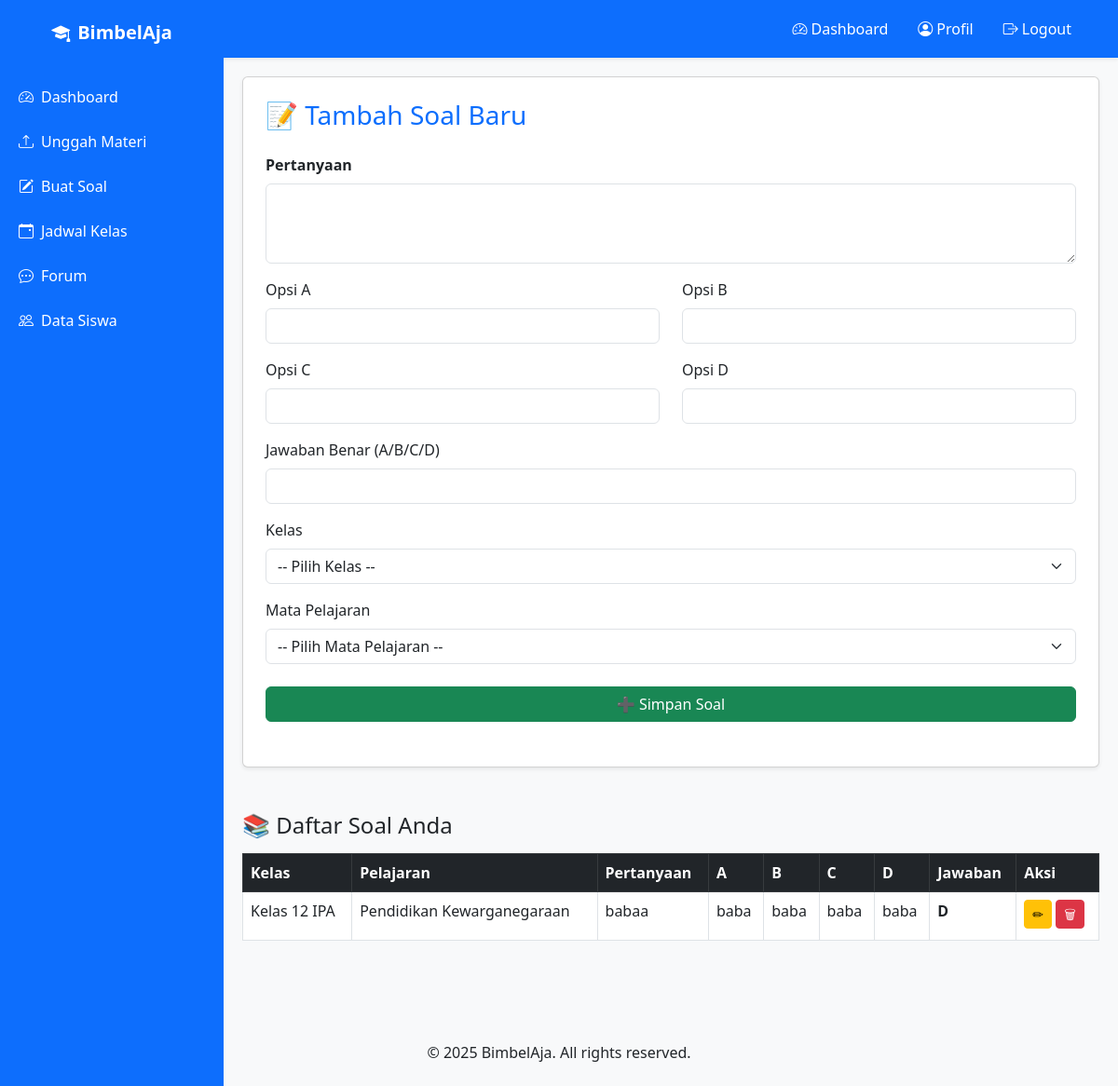
The app's page /tutor/buat_soal.php (signed in) with its own data.
### tables this page shows
CREATE TABLE `soal` (
  `id` int(11) NOT NULL,
  `pertanyaan` text NOT NULL,
  `opsi_a` varchar(100) DEFAULT NULL,
  `opsi_b` varchar(100) DEFAULT NULL,
  `opsi_c` varchar(100) DEFAULT NULL,
  `opsi_d` varchar(100) DEFAULT NULL,
  `jawaban` char(1) DEFAULT NULL,
  `tutor_id` int(11) DEFAULT NULL,
  `created_at` datetime DEFAULT current_timestamp(),
  `kelas_id` int(11) DEFAULT NULL,
  `kategori_id` int(11) DEFAULT NULL
);

CREATE TABLE `kelas` (
  `id` int(11) NOT NULL,
  `nama_kelas` varchar(100) NOT NULL,
  `jenjang` enum('SD','SMP','SMA') DEFAULT NULL
);

CREATE TABLE `kategori_materi` (
  `id` int(11) NOT NULL,
  `nama_kategori` varchar(100) NOT NULL
);

### tutor/buat_soal.php (the view, shortened to what this page needs)
<?php
include '../includes/header.php';
include '../config/database.php';
$tutor_id = $_SESSION['user']['id'];
$soal_edit = null;
$query = "SELECT s.*, k.nama_kelas, km.nama_kategori
          FROM soal s
          LEFT JOIN kelas k ON s.kelas_id = k.id
          LEFT JOIN kategori_materi km ON s.kategori_id = km.id
          WHERE s.tutor_id = $tutor_id
          ORDER BY s.created_at DESC";
$soal = mysqli_query($conn, $query);
?>
<div class="sidebar">
    <div class="logo">
        <i class="bi bi-mortarboard-fill me-2"></i>BimbelAja
    </div>
    <a href="dashboard.php"><i class="bi bi-speedometer2 me-2"></i>Dashboard</a>
    <a href="unggah_materi.php"><i class="bi bi-upload me-2"></i>Unggah Materi</a>
    <a href="buat_soal.php" class="active"><i class="bi bi-pencil-square me-2"></i>Buat Soal</a>
    <a href="jadwal_kelas.php"><i class="bi bi-calendar-event me-2"></i>Jadwal Kelas</a>
    <a href="forum.php"><i class="bi bi-chat-dots me-2"></i>Forum</a>
    <a href="data_siswa.php"><i class="bi bi-people me-2"></i>Data Siswa</a>
</div>
<div class="content">
    <div class="card shadow-sm p-4 mb-5">
        <h3 class="mb-4 text-primary">
            <?= $soal_edit ? '✏ Edit Soal' : '📝 Tambah Soal Baru'; ?>
        </h3>
        <form method="POST" class="mb-4">
            <div class="mb-3">
                <label class="form-label fw-semibold">Pertanyaan</label>
                <textarea name="pertanyaan" class="form-control" rows="3" required><?= $soal_edit['pertanyaan'] ?? '' ?></textarea>
            </div>
            <div class="row">
                <?php
                $opsi = ['a', 'b', 'c', 'd'];
                foreach ($opsi as $o):
                ?>
                <div class="col-md-6 mb-3">
                    <label class="form-label">Opsi <?= strtoupper($o) ?></label>
                    <input type="text" name="opsi_<?= $o ?>" class="form-control" value="<?= $soal_edit['opsi_'.$o] ?? '' ?>" required>
                </div>
                <?php endforeach; ?>
            </div>
            <div class="mb-3">
                <label class="form-label">Jawaban Benar (A/B/C/D)</label>
                <input type="text" name="jawaban" class="form-control" maxlength="1" pattern="[A-Da-d]" value="<?= $soal_edit['jawaban'] ?? '' ?>" required>
            </div>
            <div class="mb-3">
                <label class="form-label">Kelas</label>
                <select name="kelas_id" class="form-select" required>
                    <option value="">-- Pilih Kelas --</option>
                </select>
            </div>
            <div class="mb-4">
                <label class="form-label">Mata Pelajaran</label>
                <select name="kategori_id" class="form-select" required>
                    <option value="">-- Pilih Mata Pelajaran --</option>
                </select>
            </div>
            <button type="submit" name="<?= $soal_edit ? 'update' : 'simpan' ?>" class="btn <?= $soal_edit ? 'btn-warning' : 'btn-success' ?> w-100">
                <?= $soal_edit ? '💾 Simpan Perubahan' : '➕ Simpan Soal'; ?>
            </button>
        </form>
    </div>
    <div>
        <h4 class="mb-3">📚 Daftar Soal Anda</h4>
        <div class="table-responsive">
            <table class="table table-bordered table-hover">
                <thead class="table-dark">
                    <tr>
                        <th>Kelas</th>
                        <th>Pelajaran</th>
                        <th>Pertanyaan</th>
                        <th>A</th>
                        <th>B</th>
                        <th>C</th>
                        <th>D</th>
                        <th>Jawaban</th>
                        <th>Aksi</th>
                    </tr>
                </thead>
                <tbody>
                    <?php while ($row = mysqli_fetch_assoc($soal)): ?>
                        <tr>
                            <td><?= htmlspecialchars($row['nama_kelas']) ?></td>
                            <td><?= htmlspecialchars($row['nama_kategori']) ?></td>
                            <td><?= htmlspecialchars($row['pertanyaan']) ?></td>
                            <td><?= htmlspecialchars($row['opsi_a']) ?></td>
                            <td><?= htmlspecialchars($row['opsi_b']) ?></td>
                            <td><?= htmlspecialchars($row['opsi_c']) ?></td>
                            <td><?= htmlspecialchars($row['opsi_d']) ?></td>
                            <td><strong><?= strtoupper($row['jawaban']) ?></strong></td>
                            <td>
                                <a href="?edit=<?= $row['id'] ?>" class="btn btn-sm btn-warning mb-1">✏</a>
                                <a href="?hapus=<?= $row['id'] ?>" class="btn btn-sm btn-danger mb-1" onclick="return confirm('Yakin ingin hapus soal ini?')">🗑</a>
                            </td>
                        </tr>
                    <?php endwhile; ?>
                </tbody>
            </table>
        </div>
    </div>
</div>
<?php include '../includes/footer.php'; ?>

### includes/header.php (style rules this page uses)
body { font-family: 'Segoe UI', sans-serif; background-color: #f9f9f9; }

### tutor/buat_soal.php (style rules this page uses)
body { font-family: 'Segoe UI', sans-serif; background-color: #f8f9fa; }
.sidebar { width: 240px; background-color: #0d6efd; position: fixed; top: 0; bottom: 0; left: 0; padding-top: 20px; }
.sidebar a { color: white; display: block; padding: 12px 20px; text-decoration: none; font-size: 16px; }
.sidebar .logo { text-align: center; margin-bottom: 30px; color: white; font-size: 20px; font-weight: bold; }
.content { margin-left: 240px; padding: 20px; }

### records on screen
soal: kelas.nama_kelas "Kelas 12 IPA", kategori_materi.nama_kategori "Pendidikan Kewarganegaraan", pertanyaan "babaa", opsi_a "baba", opsi_b "baba", opsi_c "baba", opsi_d "baba", jawaban "D"

### other values on screen
$o "A"
$o "B"
$o "C"
$o "D"
